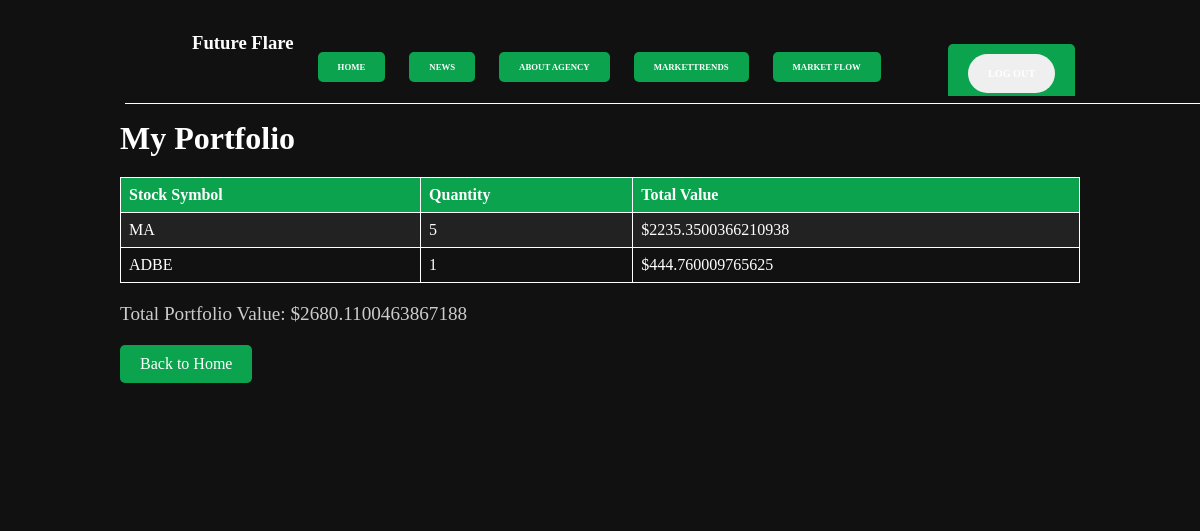
Before: /portfolio (signed in) with the older database file.
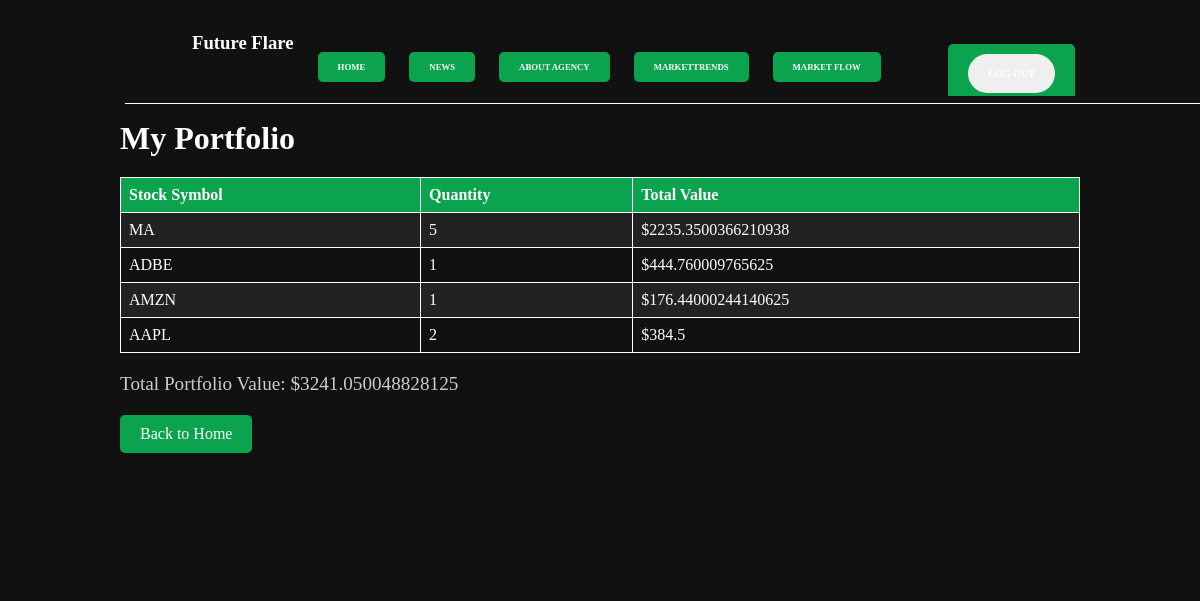
After: the same page with the newer database file.
### app.py (models this page shows)
class StockTransaction(db.Model):
    id = db.Column(db.Integer, primary_key=True)
    stock_symbol = db.Column(db.String(10), nullable=False)
    quantity = db.Column(db.Integer, nullable=False)
    price = db.Column(db.Float, nullable=False)
    transaction_type = db.Column(db.String(4), nullable=False) # 'BUY' or 'SELL'
    user_id = db.Column(db.Integer, db.ForeignKey('user.id'), nullable=False)

### app.py (the view)
@app.route('/portfolio')
@login_required
def portfolio():
    transactions = StockTransaction.query.filter_by(user_id=current_user.id).all()
    portfolio = {}
    for transaction in transactions:
        if transaction.stock_symbol not in portfolio:
            portfolio[transaction.stock_symbol] = {'quantity': 0, 'total_value': 0}
        if transaction.transaction_type == 'BUY':
            portfolio[transaction.stock_symbol]['quantity'] += transaction.quantity
            portfolio[transaction.stock_symbol]['total_value'] += transaction.price * transaction.quantity
        elif transaction.transaction_type == 'SELL':
            portfolio[transaction.stock_symbol]['quantity'] -= transaction.quantity
            portfolio[transaction.stock_symbol]['total_value'] -= transaction.price * transaction.quantity
    total_portfolio_value = sum(stock['total_value'] for stock in portfolio.values())
    return render_template('portfolio.html', portfolio=portfolio, total_portfolio_value=total_portfolio_value)

### app.py (called while the page is built)
@login_manager.user_loader
def load_user(user_id):
    return User.query.get(int(user_id))

### templates/portfolio.html (shortened to what this page needs)
{% extends "layout.html" %}
{% block content %}
<!DOCTYPE html>
<html lang="en">
<head>
</head>
<body>
    <nav>
        <div class="nav-part2">
            <div class="logo" id="logo">
                <h3>Future Flare</h3>
            </div>
            <div class="nav-elem">
                <h4><a href="/">Home</a></h4>
            </div>
            <div class="nav-elem">
                <h4><a href="/news" id="newss">News</a></h4>
            </div>
            <div class="nav-elem">
                <h4><a href="/about">About Agency</a></h4>
            </div>
            <div class="nav-elem">
                <h4><a href="#">MarketTrends</a></h4>
            </div>
            <div class="nav-elem">
                <h4><a href="#">Market Flow</a></h4>
            </div>
        </div>
        <a href="/logout" id="logout-page"><button id="btn">Log Out</button></a>
        <div id="nav-bottom"></div>
    </nav>
    <div id="content-container">
        <h1>My Portfolio</h1>
        <table border="1">
            <tr>
                <th>Stock Symbol</th>
                <th>Quantity</th>
                <th>Total Value</th>
            </tr>
            {% for symbol, data in portfolio.items() %}
            <tr>
                <td>{{ symbol }}</td>
                <td>{{ data.quantity }}</td>
                <td>${{ data.total_value }}</td>
            </tr>
            {% endfor %}
        </table>
        <p>Total Portfolio Value: ${{ total_portfolio_value }}</p>
        <a href="{{ url_for('home') }}">Back to Home</a>
    </div>
</body>
</html>
{% endblock %}

### templates/layout.html (shortened to what this page needs)
<!DOCTYPE html>
<html lang="en">
<head>
    <link href="https://cdn.jsdelivr.net/npm/select2@4.1.0-rc.0/dist/css/select2.min.css" rel="stylesheet" />
</head>
<body>
    {% block content %}{% endblock %}
</body>
</html>

### templates/portfolio.html (style rules this page uses)
* { margin: 0; padding: 0; box-sizing: border-box; font-family: gilroy; color: #fff; }
html, body { height: 100%; width: 100%; background-color: #111; }
nav { position: fixed; display: flex; align-items: flex-start; height: 12vh; width: 100%; padding: 2vw 10.4vw; justify-content: space-between; background-color: #111; color: #fff; z-index: 10; }
.nav-part2 { display: flex; gap: 2vw; align-items: flex-start; padding: 1vh 0; position: relative; z-index: 10; }
.nav-elem h4 a { text-decoration: none; color: #fff; text-transform: uppercase; font-weight: 600; }
.nav-part2 h4 { font-size: 0.73vw; margin-bottom: 2.6vw; }
nav button { display: flex; align-items: center; padding: 14px 20px; font-size: 0.85vw; text-transform: uppercase; font-weight: 700; border-radius: 50px; border: none; color: #fff; }
#nav-bottom { width: 100%; height: 1vh; position: absolute; top: 100%; background-color: #111; z-index: 9; border-bottom: 1px solid #fff; }
#content-container { padding: 15vh 10vw; background-color: #111; }
h1 { font-size: 2em; color: #fff; }
table { border-collapse: collapse; width: 100%; margin-top: 20px; }
th, td { border: 1px solid #fff; padding: 8px; text-align: left; }
th { background-color: #0BA34E; color: #fff; }
tr:nth-child(even) { background-color: #222; }
p { font-size: 1.2em; color: #ccc; margin-top: 20px; }
a { text-decoration: none; color: #fff; margin-top: 20px; display: inline-block; background-color: #0BA34E; padding: 10px 20px; border-radius: 5px; }

Changed rows visible on the page:
added StockTransaction: stock_symbol "AMZN", quantity "1", total_value "176.44000244140625"
added StockTransaction: stock_symbol "AAPL", quantity "2", total_value "384.5"
Other visible differences:
{{ total_portfolio_value }}: "2680.1100463867188" → "3241.050048828125"
